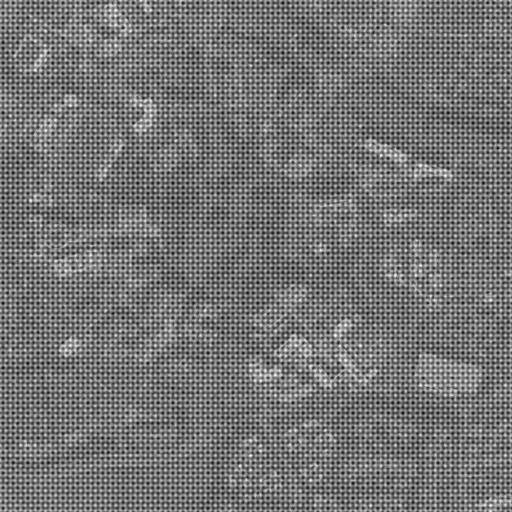
#> input picture Assignment 3/image 2.jpg, 512 x 512 px
$ jupyter execute Q2.ipynb
#> lines starting #> are read from the running program, lines starting #| are printed output that depends on the picture
# 1.Importing libraries

[cell 1]
import cv2
import numpy as np
import math
import matplotlib.pyplot as plt
import os

[cell 2]
def denoise_image(image):
    '''
    Denoises the input image.

    Parameters:
        image (numpy.ndarray): The input image.

    Returns:
        numpy.ndarray: The result denoised image.
    '''

    denoised = image.copy()

    # Apply Fourier Transform
    f = np.fft.fft2(denoised)
    fshift = np.fft.fftshift(f)

    # Filter high frequencies
    for i in range(fshift.shape[0]):
        for j in range(fshift.shape[1]):
            if not (i >= 195 and i <= 317 and j >= 195 and j <= 317):
                fshift[i][j] = 0

    # Inverse Fourier Transform
    ifshift = np.fft.ifftshift(fshift)
    f = np.real(np.fft.ifft2(ifshift))
    denoised = f
    return denoised

[cell 3]
# Load the image 'image 2.jpg' in grayscale
image = cv2.imread('image 2.jpg', cv2.IMREAD_GRAYSCALE)
#> image is the input picture: shape (512, 512); min 12, max 255, mean 117.7

# Apply denoising
denoised_image = denoise_image(image)
#> in denoise_image, `f = np.real(np.fft.ifft2(ifshift))`:
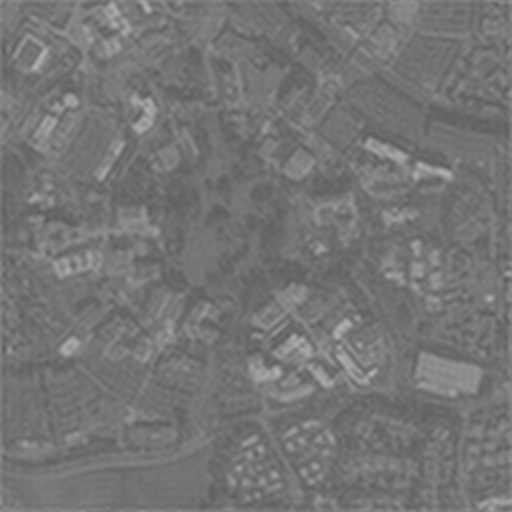
#> f: shape (512, 512) float64; min 92.42, max 179, mean 117.7

# Display images side-by-side
plt.figure(figsize=(15, 10))

# Original image
plt.subplot(1, 2, 1)
plt.imshow(image, cmap='gray')
plt.title('Source', fontsize='30')
plt.axis('off')

# Denoised image
plt.subplot(1, 2, 2)
plt.imshow(denoised_image, cmap='gray')
plt.title('Denoised', fontsize='30')
plt.axis('off')

# Show the plot
plt.tight_layout()
plt.show()
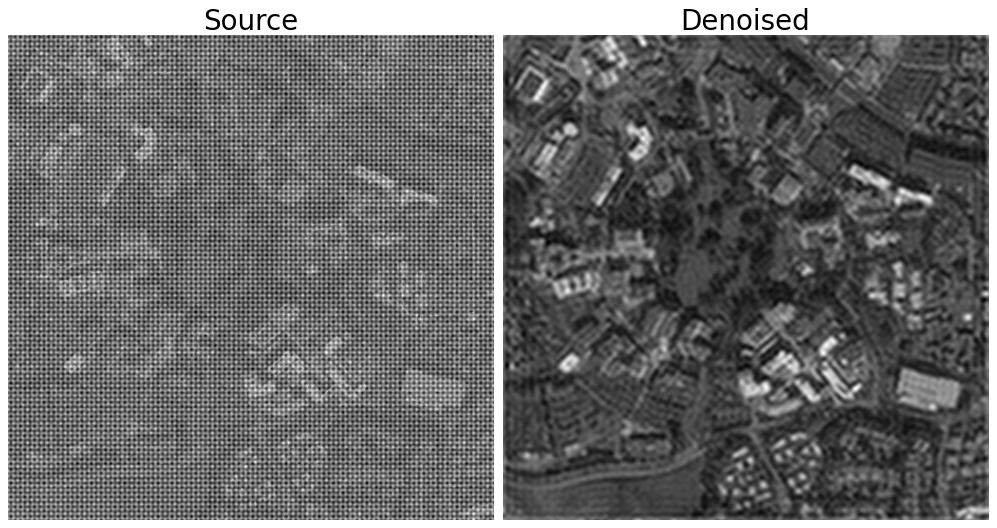
#> figure drawn by matplotlib, 2 panels

$ run again, with Assignment 3/image 1.jpg copied over Assignment 3/image 2.jpg
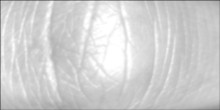
#> input picture Assignment 3/image 1.jpg, 220 x 110 px
#> image is the input picture: shape (110, 220); min 76, max 255, mean 209
#> f: shape (110, 220) float64; every value is 0
#> `plt.show()`:
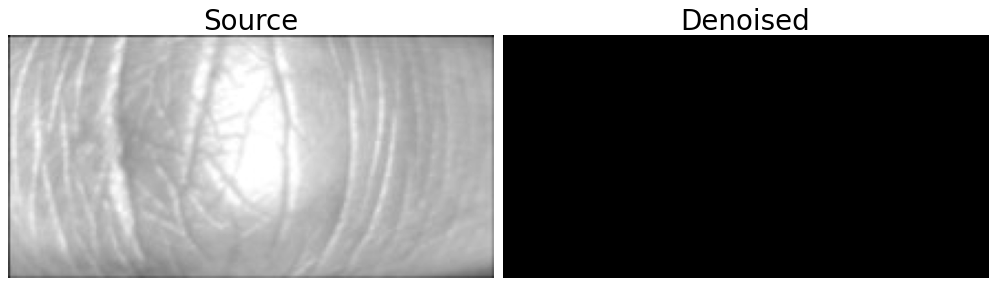
#> figure drawn by matplotlib, 2 panels

$ run again, with Assignment 3/image 3.jpg copied over Assignment 3/image 2.jpg
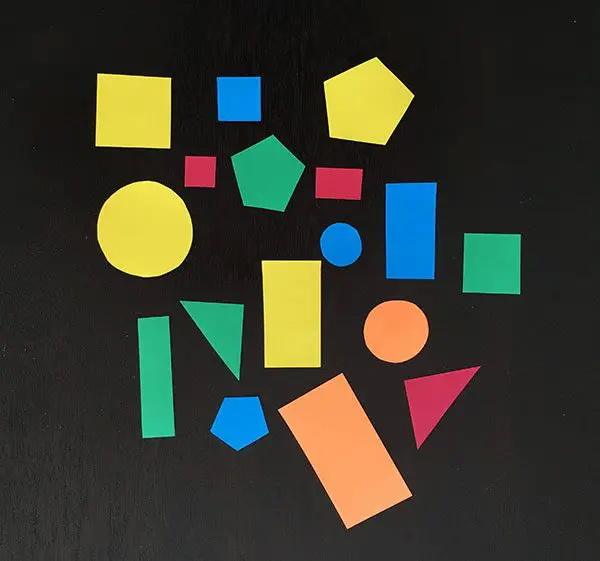
#> input picture Assignment 3/image 3.jpg, 600 x 561 px
#> in denoise_image, `f = np.real(np.fft.ifft2(ifshift))`:
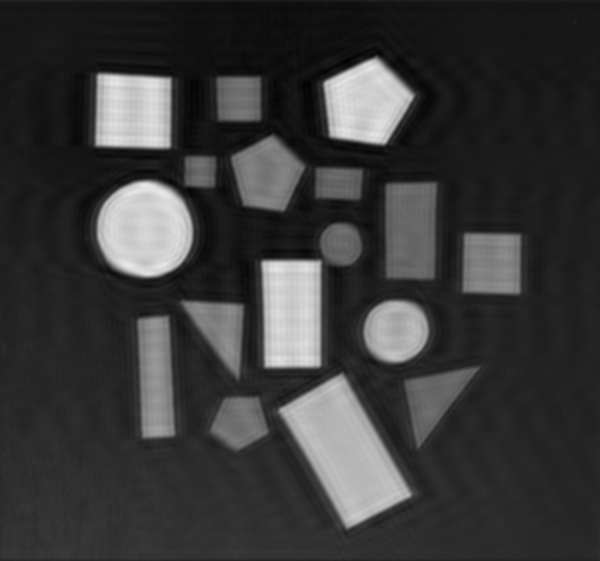
#> f: shape (561, 600) float64; min 1.87, max 234.3, mean 58.1
#> `plt.show()`:
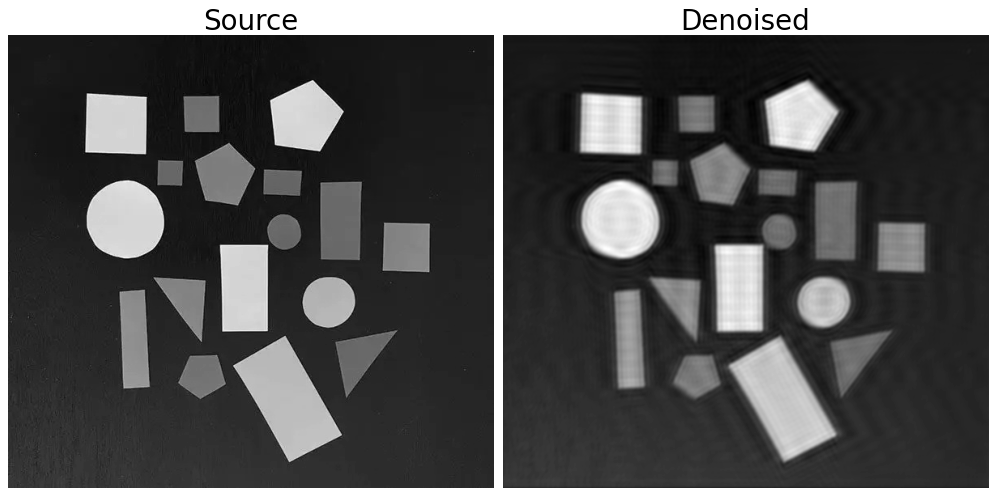
#> figure drawn by matplotlib, 2 panels
